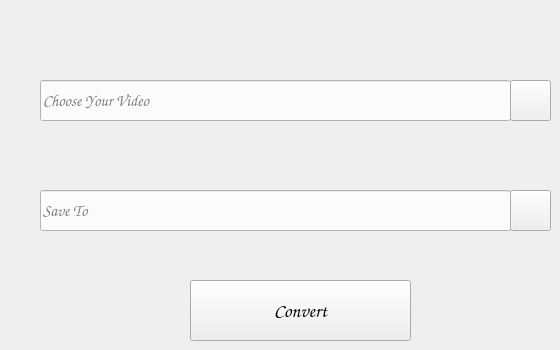
      <widget class="QWidget" name="tab_10">
       <attribute name="title">
        <string>Convert from Video to Audio</string>
       </attribute>
       <widget class="QPushButton" name="convertButton">
        <property name="geometry">
         <rect>
          <x>190</x>
          <y>280</y>
          <width>221</width>
          <height>61</height>
         </rect>
        </property>
        <property name="font">
         <font>
          <family>Comic Sans MS</family>
          <pointsize>14</pointsize>
          <italic>true</italic>
         </font>
        </property>
        <property name="styleSheet">
         <string notr="true">background-color:rgb(239, 238, 238);
alternate-background-color: rgb(85, 87, 83);</string>
        </property>
        <property name="text">
         <string>Convert</string>
        </property>
       </widget>
       <widget class="QLineEdit" name="convert_video">
        <property name="geometry">
         <rect>
          <x>40</x>
          <y>80</y>
          <width>471</width>
          <height>41</height>
         </rect>
        </property>
        <property name="font">
         <font>
          <family>Comic Sans MS</family>
          <pointsize>12</pointsize>
          <italic>true</italic>
         </font>
        </property>
        <property name="styleSheet">
         <string notr="true">color: rgb(0, 0, 0);
background-color: rgb(251, 251, 252);
alternate-background-color: rgb(211, 215, 207);
border-color: rgb(46, 52, 54);</string>
        </property>
        <property name="placeholderText">
         <string>Choose Your Video</string>
        </property>
       </widget>
       <widget class="QLineEdit" name="convert_audio">
        <property name="geometry">
         <rect>
          <x>40</x>
          <y>190</y>
          <width>471</width>
          <height>41</height>
         </rect>
        </property>
        <property name="font">
         <font>
          <family>Comic Sans MS</family>
          <pointsize>12</pointsize>
          <italic>true</italic>
         </font>
        </property>
        <property name="styleSheet">
         <string notr="true">color: rgb(0, 0, 0);
background-color: rgb(251, 251, 252);
alternate-background-color: rgb(211, 215, 207);
border-color: rgb(46, 52, 54);</string>
        </property>
        <property name="placeholderText">
         <string>Save To</string>
        </property>
       </widget>
       <widget class="QPushButton" name="Audio_SaveButton">
        <property name="geometry">
         <rect>
          <x>510</x>
          <y>190</y>
          <width>41</width>
          <height>41</height>
         </rect>
        </property>
        <property name="styleSheet">
         <string notr="true">background-color:rgb(239, 238, 238);
alternate-background-color: rgb(85, 87, 83);
</string>
        </property>
        <property name="text">
         <string/>
        </property>
        <property name="icon">
         <iconset resource="../../PycharmProjects/projects/SnapMultiMedia/photo.qrc">
          <normaloff>:/image/search.png</normaloff>:/image/search.png</iconset>
        </property>
        <property name="iconSize">
         <size>
          <width>40</width>
          <height>40</height>
         </size>
        </property>
       </widget>
       <widget class="QPushButton" name="Video_BrowseButton">
        <property name="geometry">
         <rect>
          <x>510</x>
          <y>80</y>
          <width>41</width>
          <height>41</height>
         </rect>
        </property>
        <property name="styleSheet">
         <string notr="true">background-color:rgb(239, 238, 238);
alternate-background-color: rgb(85, 87, 83);
</string>
        </property>
        <property name="text">
         <string/>
        </property>
        <property name="icon">
         <iconset resource="../../PycharmProjects/projects/SnapMultiMedia/photo.qrc">
          <normaloff>:/image/search.png</normaloff>:/image/search.png</iconset>
        </property>
        <property name="iconSize">
         <size>
          <width>40</width>
          <height>40</height>
         </size>
        </property>
       </widget>
      </widget>
